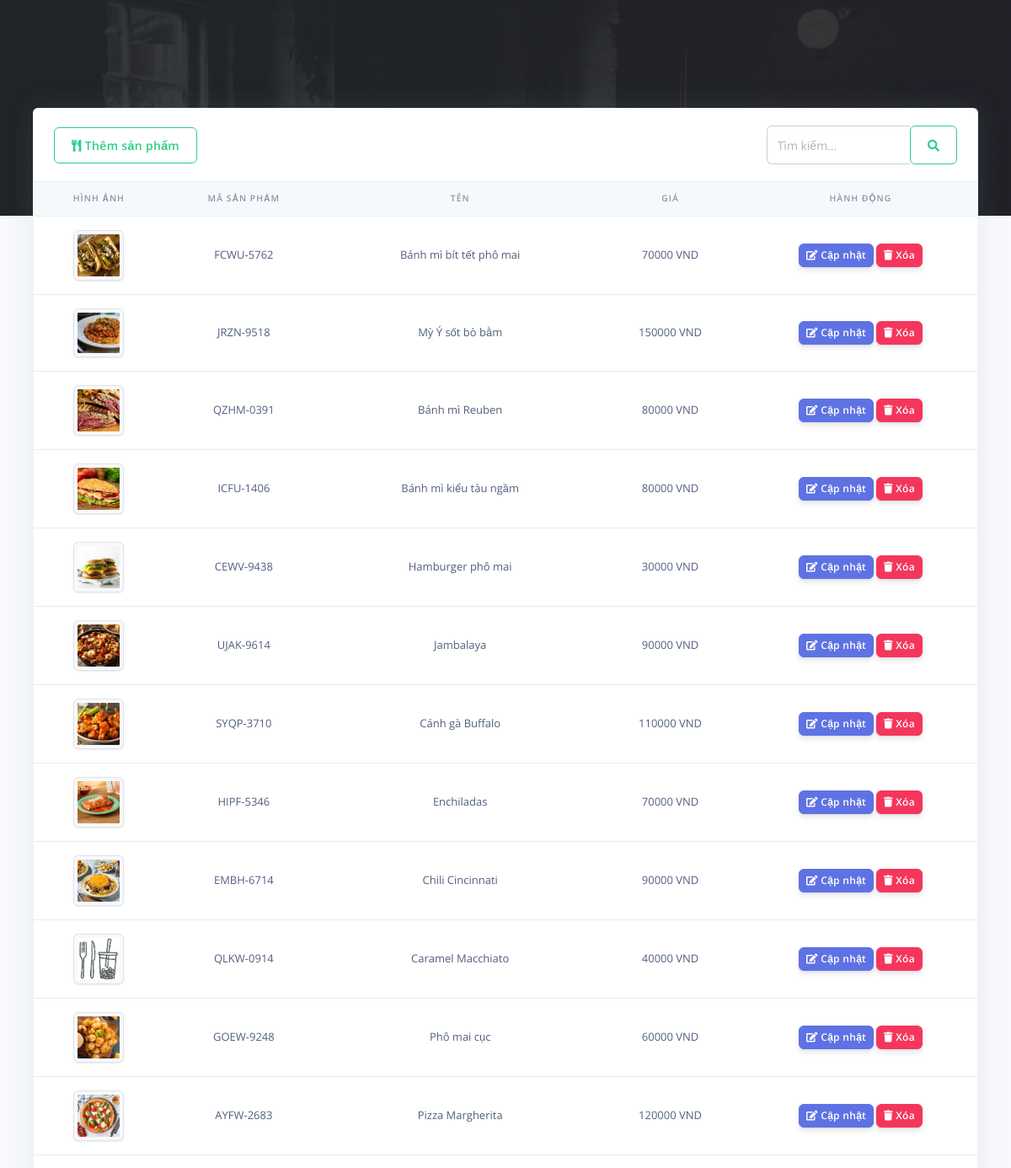
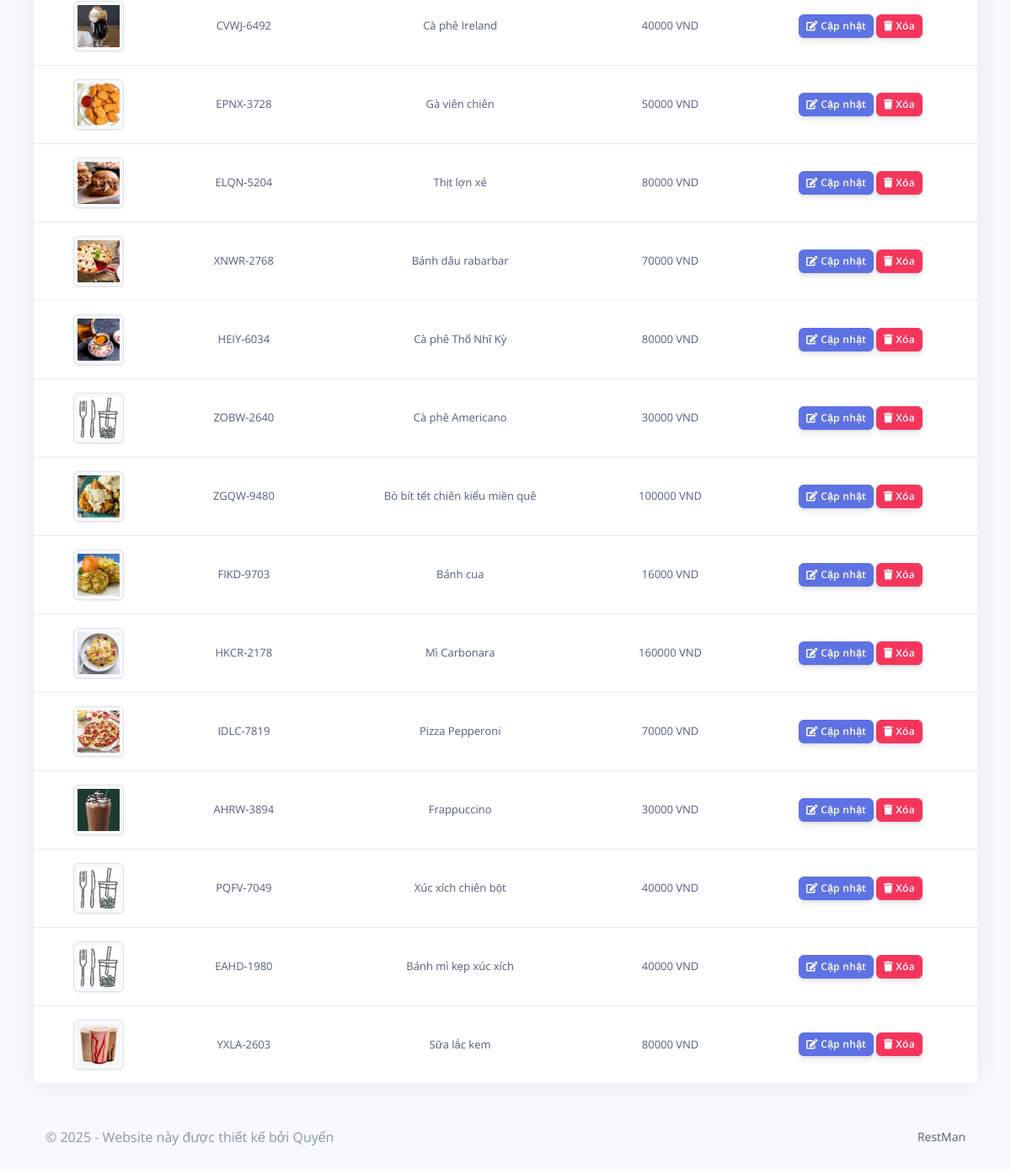
Page /RestMan/admin/products.php (signed in) on the committed database (2 pictures, top to bottom).
### tables this page shows
CREATE TABLE `rpos_products` (
  `prod_id` varchar(200) NOT NULL,
  `prod_code` varchar(200) NOT NULL,
  `prod_name` varchar(200) NOT NULL,
  `prod_img` varchar(200) NOT NULL,
  `prod_desc` longtext NOT NULL,
  `prod_price` varchar(200) NOT NULL,
  `created_at` timestamp(6) NOT NULL DEFAULT current_timestamp(6) ON UPDATE current_timestamp(6)
);

### RestMan/admin/products.php (the view, shortened to what this page needs)
<?php
include('config/config.php');
require_once('partials/_head.php');
?>
<body>
  <div class="main-content">
    <?php
    require_once('partials/_topnav.php');
    ?>
    <div class="container-fluid mt--8">
      <div class="row">
        <div class="col">
          <div class="card shadow">
            <div class="card-header border-0 d-flex justify-content-between align-items-center">
              <a href="add_product.php" class="btn btn-outline-success">
                <i class="fas fa-utensils"></i>
                Thêm sản phẩm
              </a>
              <form class="d-flex" method="GET">
                <div class="input-group">
                    <input type="text" name="search" class="form-control" placeholder="Tìm kiếm..." value="<?= isset($_GET['search']) ? htmlspecialchars($_GET['search']) : ''; ?>">
                    <button type="submit" class="btn btn-outline-success">
                    <i class="fas fa-search"></i>
                  </button>
                </div>
              </form>
            </div>
            <div class="table-responsive">
              <table class="table align-items-center table-flush text-center">
                <thead class="thead-light">
                  <tr>
                    <th scope="col">Hình ảnh</th>
                    <th scope="col">Mã sản phẩm</th>
                    <th scope="col">Tên</th>
                    <th scope="col">Giá</th>
                    <th scope="col">Hành động</th>
                  </tr>
                </thead>
                <tbody>
                  <?php
                  $search = isset($_GET['search']) ? $_GET['search'] : '';
                  if (!empty($search)) {
                    $ret = "SELECT * FROM rpos_products WHERE prod_code LIKE ? OR prod_name LIKE ?";
                    $stmt = $mysqli->prepare($ret);
                    $searchParam = "%{$search}%";
                    $stmt->bind_param('ss', $searchParam, $searchParam);
                  } else {
                    $ret = "SELECT * FROM rpos_products";
                    $stmt = $mysqli->prepare($ret);
                  }
                  $stmt->execute();
                  $res = $stmt->get_result();
                  while ($prod = $res->fetch_object()) {
                  ?>
                    <tr>
                      <td>
                        <?php
                        if ($prod->prod_img) {
                          echo "<img src='assets/img/products/$prod->prod_img' height='60' width='60' class='img-thumbnail'>";
                        } else {
                          echo "<img src='assets/img/products/default.jpg' height='60' width='60' class='img-thumbnail'>";
                        }
                        ?>
                      </td>
                      <td><?php echo $prod->prod_code; ?></td>
                      <td><?php echo $prod->prod_name; ?></td>
                      <td><?php echo $prod->prod_price; ?> VND</td>
                      <td>
                        <a href="update_product.php?update=<?php echo $prod->prod_id; ?>">
                          <button class="btn btn-sm btn-primary">
                            <i class="fas fa-edit"></i>
                            Cập nhật
                          </button>
                        </a>
                        <a href="products.php?delete=<?php echo $prod->prod_id; ?>">
                          <button class="btn btn-sm btn-danger">
                            <i class="fas fa-trash"></i>
                            Xóa
                          </button>
                      </td>
                    </tr>
                  <?php } ?>
                </tbody>
              </table>
            </div>
          </div>
        </div>
      </div>
      <?php
      require_once('partials/_footer.php');
      ?>
    </div>
  </div>
</body>
</html>

### RestMan/admin/partials/_head.php (shortened to what this page needs)
<!DOCTYPE html>
<html>
<head>
    <link href="assets/vendor/nucleo/css/nucleo.css" rel="stylesheet">
    <link href="assets/vendor/@fortawesome/fontawesome-free/css/all.min.css" rel="stylesheet">
    <link type="text/css" href="assets/css/argon.css?v=1.0.0" rel="stylesheet">
</head>

### RestMan/admin/partials/_footer.php
<footer class="py-5">
  <div class="container">
    <div class="row align-items-center justify-content-xl-between">
      <div class="col-xl-6">
        <div class="copyright text-center text-xl-left text-muted">
          &copy; <?php echo date('Y'); ?> - Website này được thiết kế bởi Quyến
        </div>
      </div>
      <div class="col-xl-6">
        <ul class="nav nav-footer justify-content-center justify-content-xl-end">
          <li class="nav-item">
            <a href="" class="nav-link" target="_blank">RestMan</a>
          </li>
        </ul>
      </div>
    </div>
  </div>
</footer>

### rows in the picture
rpos_products: prod_img (picture), prod_code "FCWU-5762", prod_name "Bánh mì bít tết phô mai", prod_price "70000"
rpos_products: prod_img (picture), prod_code "JRZN-9518", prod_name "Mỳ Ý sốt bò bằm", prod_price "150000"
rpos_products: prod_img (picture), prod_code "QZHM-0391", prod_name "Bánh mì Reuben", prod_price "80000"
rpos_products: prod_img (picture), prod_code "ICFU-1406", prod_name "Bánh mì kiểu tàu ngầm", prod_price "80000"
rpos_products: prod_img (picture), prod_code "CEWV-9438", prod_name "Hamburger phô mai", prod_price "30000"
rpos_products: prod_img (picture), prod_code "UJAK-9614", prod_name "Jambalaya", prod_price "90000"
rpos_products: prod_img (picture), prod_code "SYQP-3710", prod_name "Cánh gà Buffalo", prod_price "110000"
rpos_products: prod_img (picture), prod_code "HIPF-5346", prod_name "Enchiladas", prod_price "70000"
rpos_products: prod_img (picture), prod_code "EMBH-6714", prod_name "Chili Cincinnati", prod_price "90000"
rpos_products: prod_code "QLKW-0914", prod_name "Caramel Macchiato", prod_price "40000"
rpos_products: prod_img (picture), prod_code "GOEW-9248", prod_name "Phô mai cục", prod_price "60000"
rpos_products: prod_img (picture), prod_code "AYFW-2683", prod_name "Pizza Margherita", prod_price "120000"
rpos_products: prod_img (picture), prod_code "CVWJ-6492", prod_name "Cà phê Ireland", prod_price "40000"
rpos_products: prod_img (picture), prod_code "EPNX-3728", prod_name "Gà viên chiên", prod_price "50000"
rpos_products: prod_img (picture), prod_code "ELQN-5204", prod_name "Thịt lợn xé", prod_price "80000"
rpos_products: prod_img (picture), prod_code "XNWR-2768", prod_name "Bánh dâu rabarbar", prod_price "70000"
rpos_products: prod_img (picture), prod_code "HEIY-6034", prod_name "Cà phê Thổ Nhĩ Kỳ", prod_price "80000"
rpos_products: prod_code "ZOBW-2640", prod_name "Cà phê Americano", prod_price "30000"
rpos_products: prod_img (picture), prod_code "ZGQW-9480", prod_name "Bò bít tết chiên kiểu miền quê", prod_price "100000"
rpos_products: prod_img (picture), prod_code "FIKD-9703", prod_name "Bánh cua", prod_price "16000"
rpos_products: prod_img (picture), prod_code "HKCR-2178", prod_name "Mì Carbonara", prod_price "160000"
rpos_products: prod_img (picture), prod_code "IDLC-7819", prod_name "Pizza Pepperoni", prod_price "70000"
rpos_products: prod_img (picture), prod_code "AHRW-3894", prod_name "Frappuccino", prod_price "30000"
rpos_products: prod_code "PQFV-7049", prod_name "Xúc xích chiên bột", prod_price "40000"
rpos_products: prod_code "EAHD-1980", prod_name "Bánh mì kẹp xúc xích", prod_price "40000"
rpos_products: prod_img (picture), prod_code "YXLA-2603", prod_name "Sữa lắc kem", prod_price "80000"
